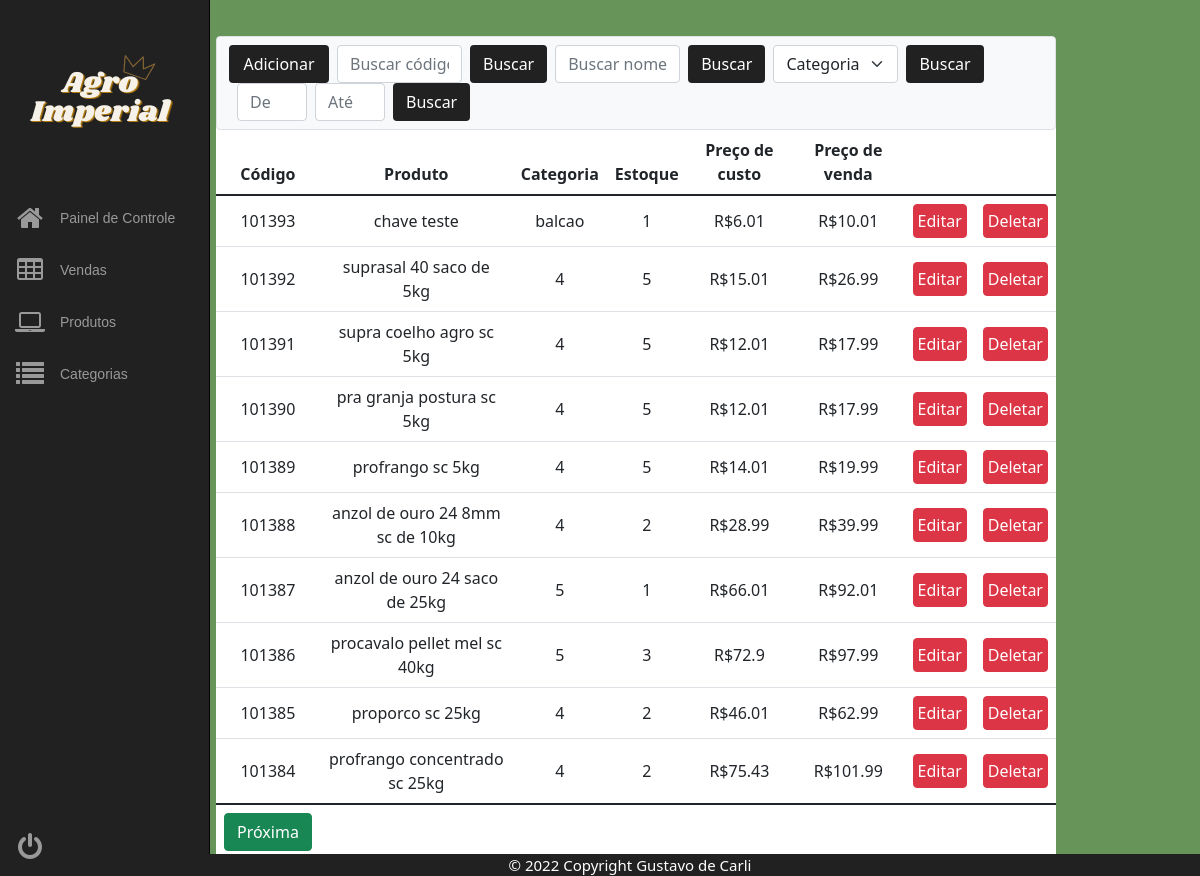
The app's page /produtos.php (signed in) with its own data.
### tables this page shows
CREATE TABLE `produtos` (
  `cod` int(11) NOT NULL,
  `nome` varchar(400) NOT NULL,
  `estoque` int(11) NOT NULL,
  `cat` int(11) NOT NULL,
  `valor` float NOT NULL,
  `valorv` float(255,2) NOT NULL
);

CREATE TABLE `categorias` (
  `id` int(11) NOT NULL,
  `nomec` varchar(400) NOT NULL
);

### produtos.php (the view, shortened to what this page needs)
<!DOCTYPE html>
<html lang="PT-br">
<head>
    <link href="https://cdn.jsdelivr.net/npm/bootstrap@5.1.3/dist/css/bootstrap.min.css" rel="stylesheet">
    <link href="style.css" rel="stylesheet" type="text/css" />
    <link rel="stylesheet" type="text/css" href="https://netdna.bootstrapcdn.com/font-awesome/4.0.3/css/font-awesome.css" rel="stylesheet">
</head>
<body>
    <div class='inicio'>
        <div class="tabela position-absolute top-0 start-50 translate-middle-x">
            <nav class="navbar bg-light border rounded">
                <form action="produtos.php" method='GET' class="container-fluid justify-content-start">
                    <div class="col-auto">
                        <button style="width:100px;" id="novo" type="button" class="botao btn " data-bs-toggle="modal" data-bs-target="#exampleModal1">
                            Adicionar
                        </button>
                    </div>
                    <div class="ms-2 col-auto">
                        <input style="width:125px;" class="form-control" name="buscacod" type="text" placeholder="Buscar código">
                    </div>
                    <div class="ms-2 col-auto">
                        <input class="buscar btn" name='buscar1' type="submit" value='Buscar'>
                    </div>
                    <div class="ms-2 col-auto">
                        <input style="width:125px;" class="form-control" name="busca" type="text" placeholder="Buscar nome">
                    </div>
                    <div class="ms-2 col-auto">
                        <input class="buscar btn" name='buscar2' type="submit" value='Buscar'>
                    </div>
                    <div class="ms-2 col-auto">
                        <select style="width:125px;" class="form-select" name="buscacat">
                            <option value="">Categoria</option>
                            <?php
                            $connection = DB::getInstance();
                            $stmt = $connection->query("SELECT * from categorias");
                            $stmt->setFetchMode(PDO::FETCH_ASSOC);
                            ?>
                        </select>
                    </div>
                    <div class="ms-2 col-auto">
                        <input class="buscar btn" name='buscar3' type="submit" value='Buscar'>
                    </div>
                    <div class="ms-2 col-auto">
                        <input style="width:70px;" class="form-control" name="per" type="number" placeholder="De">
                    </div>
                    <div class="ms-2 col-auto">
                        <input style="width:70px;" class="form-control" name="per2" type="number" placeholder="Até">
                    </div>
                    <div class="ms-2 col-auto">
                        <input class="buscar btn" name='buscar5' type="submit" value='Buscar'>
                    </div>
                </form>
            </nav>
            <table class="table align-middle">
                <thead>
                    <tr class='text-center'>
                        <th scope="col">Código</th>
                        <th scope="col">Produto</th>
                        <th scope="col">Categoria</th>
                        <th scope="col">Estoque</th>
                        <th scope="col">Preço de custo</th>
                        <th scope="col">Preço de venda</th>
                    </tr>
                </thead>
                <tbody>
                    <?php
                    if (isset($_GET['pagina'])) {
                        $pagina = $_GET['pagina'];
                        $pc = $pagina;
                    } else {
                        $pc = 1;
                    }
                    $total_reg = "10";
                    $inicio = $pc - 1;
                    $inicio = $inicio * $total_reg;
                    $connection = DB::getInstance();
                    if (isset($_GET['buscacod']) or isset($_GET['busca']) or isset($_GET['buscacat']) or isset($_GET['per']) or isset($_GET['per2'])) {
                        $b1 = $_GET['buscacod'];
                        $b2 = $_GET['busca'];
                        $b3 = $_GET['buscacat'];
                        $b4 = $_GET['per'];
                        $b5 = $_GET['per2'];
                        if ($b1 != '') {
                            $stmt = $connection->query("SELECT produtos.cod, produtos.nome, produtos.estoque, produtos.valor, produtos.valorv, categorias.nomec as cat from produtos, categorias where categorias.id=produtos.cat AND produtos.cod='$b1' ORDER BY produtos.cod DESC LIMIT $inicio,$total_reg");
                        } elseif ($b2 != '') {
                            $stmt = $connection->query("SELECT produtos.cod, produtos.nome, produtos.estoque, produtos.valor, produtos.valorv, categorias.nomec as cat from produtos, categorias where categorias.id=produtos.cat AND produtos.nome LIKE '%$b2%' ORDER BY produtos.cod DESC LIMIT $inicio,$total_reg");
                        } elseif ($b3 != '') {
                            $stmt = $connection->query("SELECT produtos.cod, produtos.nome, produtos.estoque, produtos.valor, produtos.valorv, categorias.nomec as cat from produtos, categorias where categorias.id=produtos.cat AND produtos.cat='$b3' ORDER BY produtos.cod DESC LIMIT $inicio,$total_reg");
                        } elseif ($b2 == '' & $b1 == '' & $b3 == '' & $b4 == '' & $b5 == '') {
                            $stmt = $connection->query("SELECT produtos.cod, produtos.nome, produtos.estoque, produtos.valor, produtos.valorv, categorias.nomec as cat from produtos, categorias where categorias.id=produtos.cat ORDER BY produtos.cod DESC LIMIT $inicio,$total_reg");
                        } elseif ($b4 != '' & $b5 != '') {
                            $stmt = $connection->query("SELECT produtos.cod, produtos.nome, produtos.estoque, produtos.valor, produtos.valorv, categorias.nomec as cat from produtos, categorias where categorias.id=produtos.cat AND produtos.cod BETWEEN $b4 AND $b5 ORDER BY produtos.cod DESC LIMIT $inicio,$total_reg");
                        }
                    } else {
                        $stmt = $connection->query("SELECT produtos.cod, produtos.nome, produtos.estoque, produtos.valor, produtos.valorv, categorias.nomec as cat from produtos, categorias where categorias.id=produtos.cat ORDER BY produtos.cod DESC LIMIT $inicio,$total_reg");
                    }
                    $stmt->setFetchMode(PDO::FETCH_ASSOC);
                    $dados11 = $stmt->fetchAll();
                    foreach ($dados11 as $loja) {
                    ?>
                        <tr class='text-center'>
                            <td><?php echo $loja['cod'] ?></td>
                            <td><?php echo $loja['nome'] ?></td>
                            <td><?php echo $loja['cat'] ?></td>
                            <td><?php echo $loja['estoque'] ?></td>
                            <td>R$<?php echo $loja['valor'] ?></td>
                            <td>R$<?php echo $loja['valorv'] ?></td>
                            <td>
                                <form action='edita.php' method='POST'><button class="btn btn-danger p-1" name="edit" id="edit" type='submit' value="<?php echo $loja['cod'] ?>">Editar</button></form>
                            </td>
                            <td>
                                <form action='lib/delprod.php' method='POST'><button class="btn btn-danger p-1" name="idprod" id="idprod" type='submit' value="<?php echo $loja['cod'] ?>">Deletar</button></form>
                            </td>
                        </tr>
                    <?php } ?>
                </tbody>
                <tfoot>
                    <tr>
                        <?php
                        $tr = $stmt->rowCount();
                        $proximo = $pc + 1;
                        if ($pc < $tr) {
                            if(isset($_GET['buscacod']) or isset($_GET['buscac']) or isset($_GET['buscacat']) or isset($_GET['per']) or isset($_GET['per2'])){
                                echo "<td class='fot' ><a class='btn btn-success' href='?pagina=$proximo&buscacod=$buscacod&busca=$busca&buscacat=$buscacat&per=$per&per2=$per2'>Próxima</a></td>";
                            }else{
                                echo "<td class='fot' ><a class='btn btn-success' href='?pagina=$proximo'>Próxima</a></td>";
                            }
                        }
                        ?>
                </tfoot>
            </table>
        </div>
    </div>
</body>
</html>

### style.css (style rules this page uses)
a { text-decoration:none; color:#444444; }
a { text-decoration:none; color:#2c7715; }
.fa-2x { font-size: 2em; }
.fa { position: relative; display: table-cell; width: 60px; height: 36px; text-align: center; vertical-align: middle; font-size:20px; }
.main-menu { background:#212121; border-right:1px solid #000000; position:absolute; top:0; bottom:0; height:100%; left:0; width:60px; overflow:hidden; -webkit-transition:width .05s linear; transition:width .05s linear; -webkit-transform:translateZ(0) scale(1,1); z-index:1000; }
.main-menu>ul { margin:7px 0; }
.main-menu li { position:relative; display:block; width:210px; }
.main-menu li>a { position:relative; display:table; border-collapse:collapse; border-spacing:0; color:#999; font-family: arial; font-size: 14px; text-decoration:none; -webkit-transform:translateZ(0) scale(1,1); -webkit-transition:all .1s linear; transition:all .1s linear; }
.main-menu>ul.logout { position:absolute; left:0; bottom:0; }
nav { -webkit-user-select:none; -moz-user-select:none; -ms-user-select:none; -o-user-select:none; user-select:none; }
nav ul,nav li { outline:0; margin:0; padding:0; }
.inicio { margin-left: 60px; }
.tabela { margin-top: 3%; width: 70%; background-color: white; margin-left: 3%; border-radius: 10px; }
body { background-color: #679459; }
.rodape { background-color: #212121; color: white; margin-left: 60px; position: absolute; font-size: 15px; }
.botao { background-color: #212121; color: white; }
.buscar { background-color: #212121; color: white; }
.fot { margin-left: 35%; }

### records on screen
produtos: cod "101393", nome "chave teste", categorias.nomec "balcao", estoque "1", valor "6.01", valorv "10.01"
produtos: cod "101392", nome "suprasal 40 saco de 5kg", categorias.nomec "4", estoque "5", valor "15.01", valorv "26.99"
produtos: cod "101391", nome "supra coelho agro sc 5kg", categorias.nomec "4", estoque "5", valor "12.01", valorv "17.99"
produtos: cod "101390", nome "pra granja postura sc 5kg", categorias.nomec "4", estoque "5", valor "12.01", valorv "17.99"
produtos: cod "101389", nome "profrango sc 5kg", categorias.nomec "4", estoque "5", valor "14.01", valorv "19.99"
produtos: cod "101388", nome "anzol de ouro 24 8mm sc de 10kg", categorias.nomec "4", estoque "2", valor "28.99", valorv "39.99"
produtos: cod "101387", nome "anzol de ouro 24 saco de 25kg", categorias.nomec "5", estoque "1", valor "66.01", valorv "92.01"
produtos: cod "101386", nome "procavalo pellet mel sc 40kg", categorias.nomec "5", estoque "3", valor "72.9", valorv "97.99"
produtos: cod "101385", nome "proporco sc 25kg", categorias.nomec "4", estoque "2", valor "46.01", valorv "62.99"
produtos: cod "101384", nome "profrango concentrado sc 25kg", categorias.nomec "4", estoque "2", valor "75.43", valorv "101.99"
